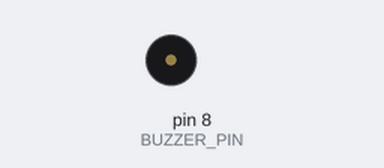
A sketch run on a simulated Arduino Mega 2560, built with avr-gcc and run on an emulated ATmega2560. On the bench: buzzer (waves = sounding). What the sketch prints to the serial monitor is not drawn.

Above: at 2.0 s.
At 8.45 s:
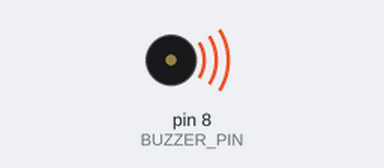
Timing chart, 0 to 11.1 s (numbered marks = the images above):
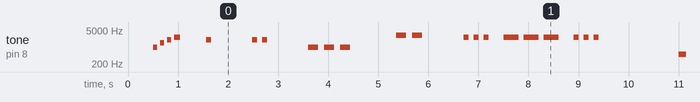

Measured:
- by itself, tone on pin 8 (BUZZER_PIN): plays 1000 Hz for 0.08 s, 1500 Hz for 0.08 s, 2000 Hz for 0.08 s, 2500 Hz for 0.12 s, 2000 Hz for 0.10 s, 2000 Hz for 0.10 s … (282 notes in this stretch)

The sketch:

buzzer_test.ino
```cpp
/**
 * buzzer_test.ino
 * Test buzzer PASIV pe ATmega2560 (Arduino Mega)
 *
 * Circuit identic cu cel din firmware STM32 (haptic_ui.c):
 *
 *   Pin 8 ─── [1kΩ] ─── 2N2222A Base
 *                        2N2222A Collector ─── Buzzer (−)
 *                        Buzzer (+) ─── 3.3V sau 5V
 *                        2N2222A Emitter ─── GND
 *
 *   SAU direct (fara tranzistor, pentru test rapid):
 *   Pin 8 ─── Buzzer (+)
 *   GND   ─── Buzzer (−)
 *   (curent ~20mA — acceptabil pentru test scurt)
 *
 * NOTA: tone() de pe Arduino genereaza semnal PWM software
 *       identic cu implementarea din haptic_ui.c (buzzer_beep).
 *
 * Pin buzzer: BUZZER_PIN — schimba dupa necesitate
 */

#define BUZZER_PIN  8   // orice pin digital

/* ---- Frecvente folosite in firmware (haptic_ui.c) ---- */
#define FREQ_GESTURE_ACK   2000U  // confirmare gest recunoscut
#define FREQ_SOS           2500U  // pattern SOS
#define FREQ_ERROR         1000U  // eroare (ton mai jos)
#define FREQ_CALIBRATION   3000U  // calibrare start/stop

/* ---- Durate (ms) ---- */
#define DUR_SHORT   100U
#define DUR_MEDIUM  200U
#define DUR_LONG    300U

/* ------------------------------------------------------------------ */
/*  Buzzer primitives — echivalent buzzer_beep() din haptic_ui.c      */
/* ------------------------------------------------------------------ */
static void beep(uint16_t freq_hz, uint16_t duration_ms)
{
    tone(BUZZER_PIN, freq_hz, duration_ms);
    delay(duration_ms + 20);  // +20ms gap intre sunete
    noTone(BUZZER_PIN);
}

static void beep_gap(uint16_t gap_ms = 100U)
{
    noTone(BUZZER_PIN);
    delay(gap_ms);
}

/* ------------------------------------------------------------------ */
/*  Pattern-uri din firmware (safety_diag.c + haptic_ui.c)            */
/* ------------------------------------------------------------------ */

/* 3 scurt + 3 lung + 3 scurt (SOS Morse) */
static void pattern_sos()
{
    Serial.println(F("Pattern: SOS"));
    // 3 scurt
    for (int i = 0; i < 3; i++) { beep(FREQ_SOS, DUR_SHORT); beep_gap(80); }
    beep_gap(200);
    // 3 lung
    for (int i = 0; i < 3; i++) { beep(FREQ_SOS, DUR_LONG);  beep_gap(80); }
    beep_gap(200);
    // 3 scurt
    for (int i = 0; i < 3; i++) { beep(FREQ_SOS, DUR_SHORT); beep_gap(80); }
}

/* Confirmare gest recunoscut: 1 bip scurt */
static void pattern_gesture_ack()
{
    Serial.println(F("Pattern: Gesture ACK"));
    beep(FREQ_GESTURE_ACK, DUR_SHORT);
}

/* Mesaj primit de la telefon: 2 bip-uri */
static void pattern_message()
{
    Serial.println(F("Pattern: Message RX"));
    beep(FREQ_GESTURE_ACK, DUR_SHORT);
    beep_gap(80);
    beep(FREQ_GESTURE_ACK, DUR_SHORT);
}

/* Eroare senzor: 3 bip-uri medii ton jos */
static void pattern_error()
{
    Serial.println(F("Pattern: Error"));
    for (int i = 0; i < 3; i++) {
        beep(FREQ_ERROR, DUR_MEDIUM);
        beep_gap(100);
    }
}

/* Boot complete: ton ascendent */
static void pattern_boot()
{
    Serial.println(F("Pattern: Boot OK"));
    beep(1000, 80); beep_gap(40);
    beep(1500, 80); beep_gap(40);
    beep(2000, 80); beep_gap(40);
    beep(2500, 120);
}

/* Calibrare start/stop */
static void pattern_calibration()
{
    Serial.println(F("Pattern: Calibration"));
    beep(FREQ_CALIBRATION, DUR_MEDIUM);
    beep_gap(100);
    beep(FREQ_CALIBRATION, DUR_MEDIUM);
}

/* ------------------------------------------------------------------ */
void setup()
{
    pinMode(BUZZER_PIN, OUTPUT);
    digitalWrite(BUZZER_PIN, LOW);

    Serial.begin(115200);
    Serial.println(F("Buzzer Pasiv Test — ATmega2560"));
    Serial.print(F("Pin buzzer: "));
    Serial.println(BUZZER_PIN);

    delay(500);

    /* Test rapid la pornire: confirmare initializare */
    pattern_boot();
    delay(500);
}

/* ------------------------------------------------------------------ */
void loop()
{
    Serial.println(F("\n=== Ciclu test pattern-uri ==="));

    /* 1. Gesture ACK */
    pattern_gesture_ack();
    delay(800);

    /* 2. Message notification */
    pattern_message();
    delay(800);

    /* 3. Error */
    pattern_error();
    delay(800);

    /* 4. Calibration */
    pattern_calibration();
    delay(800);

    /* 5. SOS (modul degradat — ESP32 down) */
    pattern_sos();
    delay(1500);

    /* 6. Sweep frecvente — verifica raspunsul acoustic al buzzerului */
    Serial.println(F("Sweep frecvente: 500Hz..4000Hz"));
    for (uint16_t f = 500; f <= 4000; f += 250) {
        Serial.print(F("  freq = "));
        Serial.print(f);
        Serial.println(F(" Hz"));
        beep(f, 150);
        beep_gap(50);
    }

    delay(2000);
}
```
